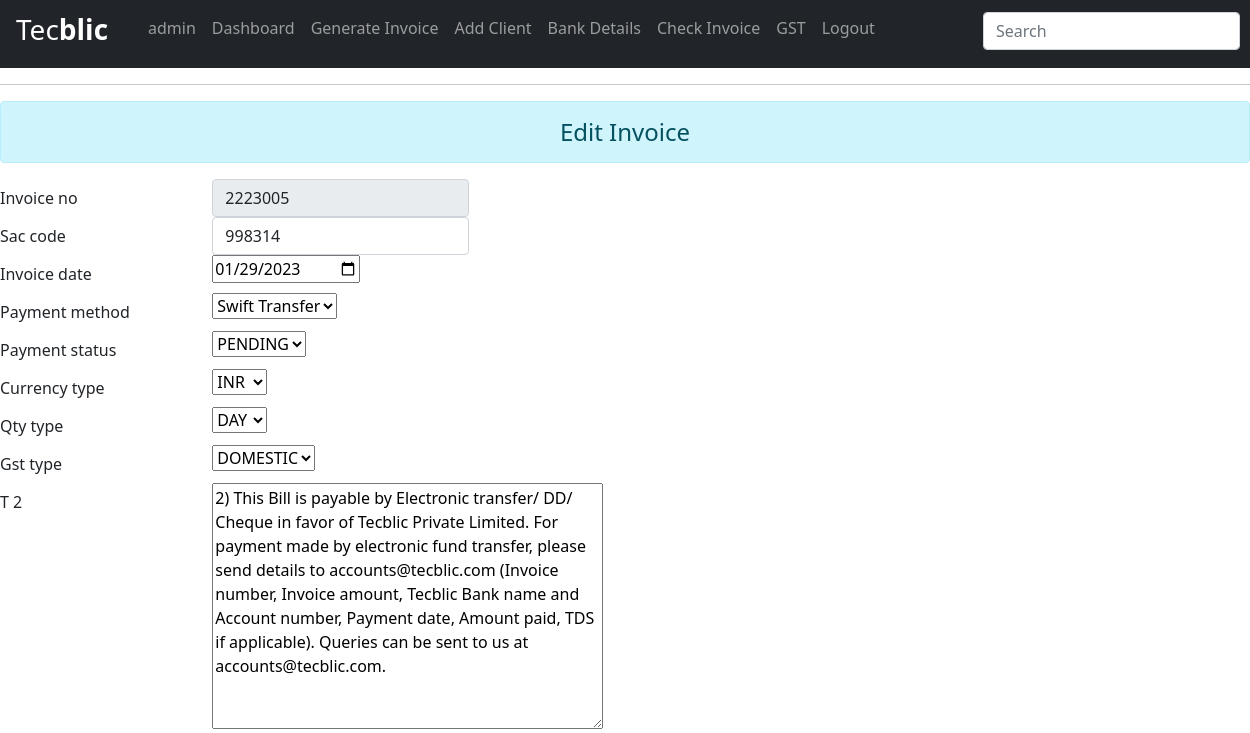
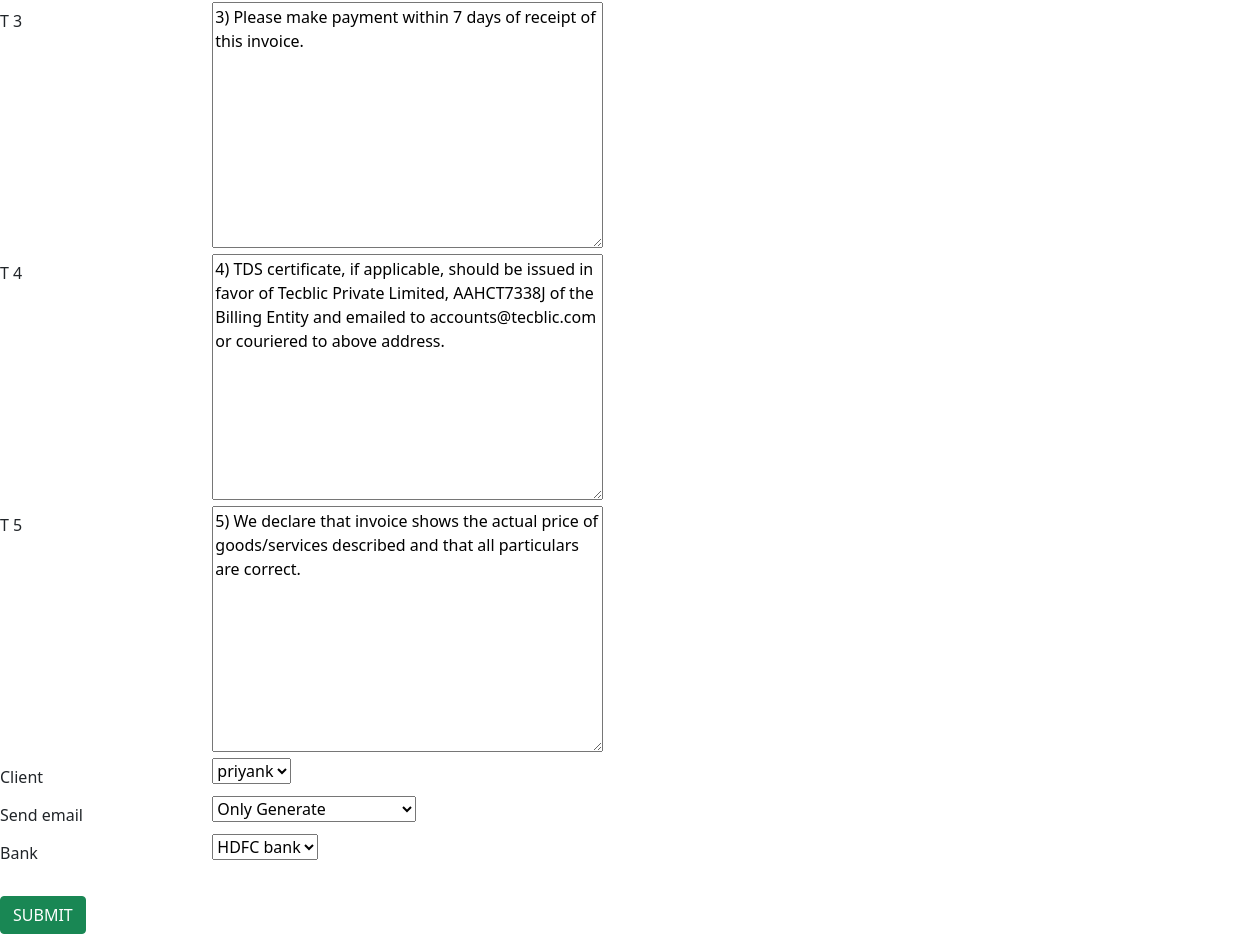
Before: /edit_invoice/2223005/ (signed in) with the older database file (2 pictures, top to bottom).
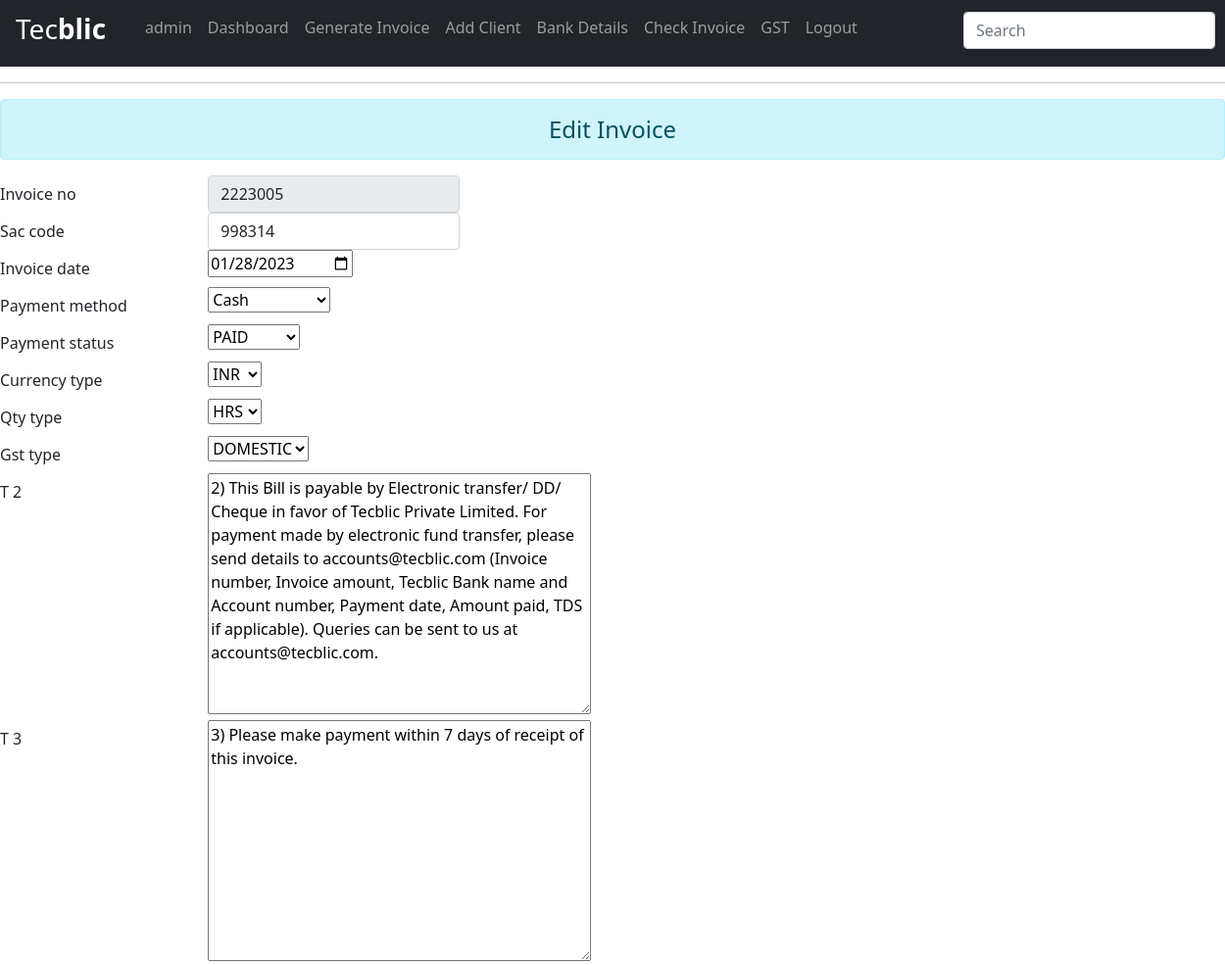
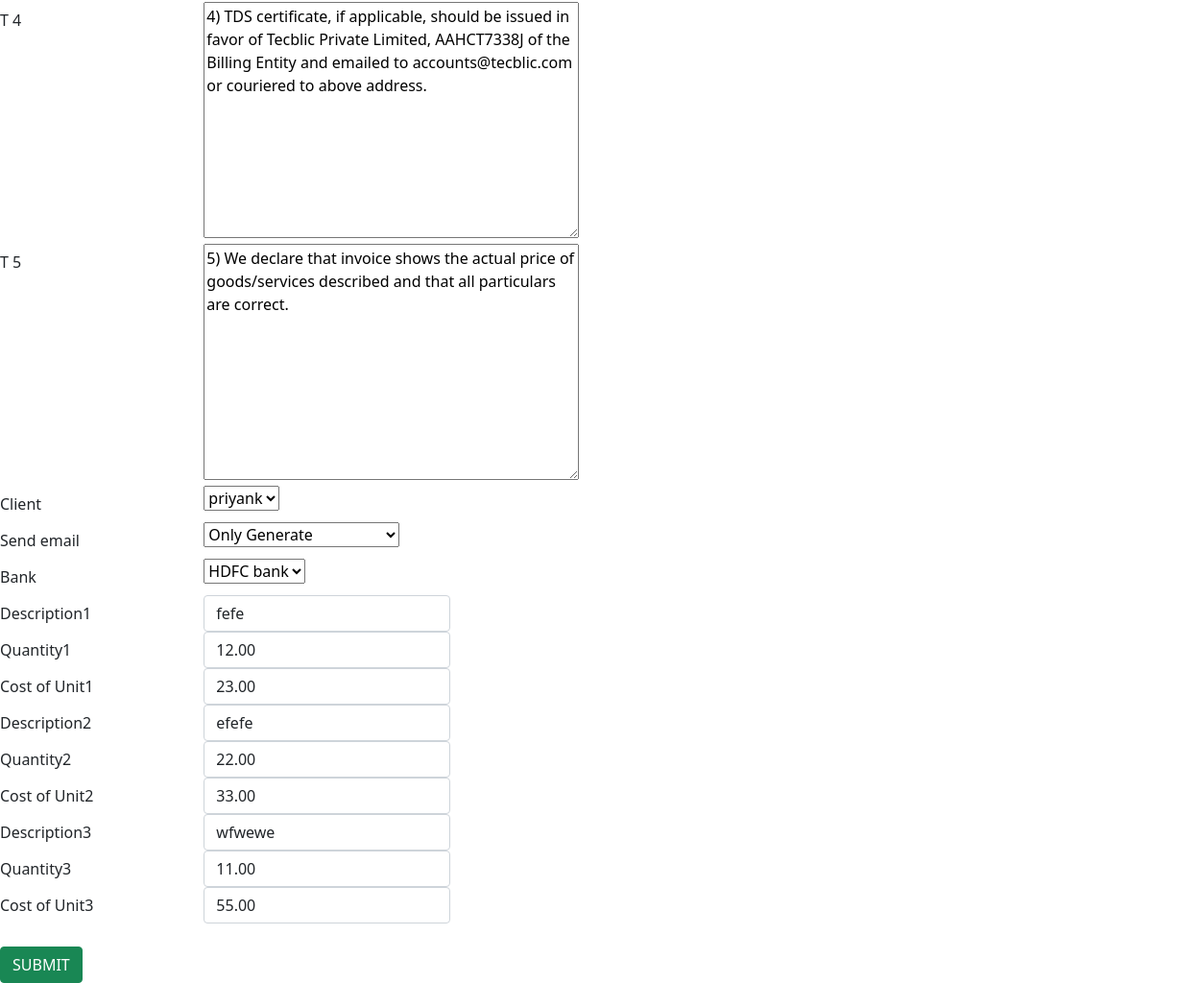
After: the same page with the newer database file (2 pictures, top to bottom).
### tecblicapp/models.py (models this page shows)
class Invoice(models.Model):
    Method = [
    ('----','----'),
    ('Cash', 'Cash'),
    ('Online', 'Online'),
    ('Cheque', 'Cheque'),
    ('Swift Transfer', 'Swift Transfer'),
    ]
    imp=[
        ('DOMESTIC','DOMESTIC'),
        ('EXPORT','EXPORT'),
        ('Inter State', 'Inter State'),
    ]
    Currency = [
    ('INR', 'INR'),
    ('USD', 'USD'),
    ('EUR', 'EUR'),
    ]
    STATUS = [
    ('PENDING', 'PENDING'),
    ('PAID', 'PAID'),
    ]
    emails=[
        ('only_generate','Only Generate'),
        ('generate_and_send','Generate And Send Mail')
    ]
    quantity_type = [
        ("No's", "No's"),
        ('HRS', 'HRS'),
        ('DAY', 'DAY'),
    ]
    invoice_no = models.IntegerField(primary_key=True, blank=True)
    sac_code = models.CharField(null=True, blank=True, max_length=6)
    invoice_date = models.DateField(null=True, blank=True)
    payment_method = models.CharField(choices=Method, default='Cash', max_length=100)
    payment_status = models.CharField(choices=STATUS, default='PAID', max_length=100)
    gross_amount=models.IntegerField(null=True,blank=True)
    cgst = models.CharField(max_length=20, null=True, blank=True,default=0)
    sgst = models.CharField(max_length=20, null=True, blank=True,default=0)
    igst = models.CharField(max_length=20, null=True, blank=True,default=0)
    currency_type=models.CharField(choices=Currency,max_length=5,default='INR')
    qty_type = models.CharField(choices=quantity_type, default='HRS', max_length=5)
    gst_type=models.CharField(choices=imp,default='DOMESTIC',max_length=20)
    t_2 = models.TextField(
        default="2) This Bill is payable by Electronic transfer/ DD/ Cheque in favor of Tecblic Private Limited. For payment made by electronic fund transfer, please send details to accounts@tecblic.com (Invoice number, Invoice amount, Tecblic Bank name and Account number, Payment date, Amount paid, TDS if applicable). Queries can be sent to us at accounts@tecblic.com.")
    t_3 = models.TextField(default="3) Please make payment within 7 days of receipt of this invoice.")
    t_4 = models.TextField(
        default="4) TDS certificate, if applicable, should be issued in favor of Tecblic Private Limited, AAHCT7338J of the Billing Entity and emailed to accounts@tecblic.com or couriered to above address.")
    t_5 = models.TextField(
        default="5) We declare that invoice shows the actual price of goods/services described and that all particulars are correct.")
    client = models.ForeignKey(clientDetail, blank=True, null=True, on_delete=models.SET_NULL)
    send_email=models.CharField(choices=emails,max_length=20,default='only_generate')
    bank = models.ForeignKey(BankDetails, blank=True, null=True, on_delete=models.SET_NULL)
    date_created = models.DateTimeField(auto_now_add=True,blank=True, null=True)
    last_updated = models.DateTimeField(auto_now=True,blank=True, null=True)

class InvoiceDesription(models.Model):
    description_id = models.AutoField(primary_key=True)
    description = models.CharField(max_length=100, null=True, blank=True)
    quantity = models.DecimalField(max_digits =9,null=True, blank=True, decimal_places=2)
    cost_per_unit = models.DecimalField(max_digits =9,null=True, blank=True, decimal_places=2)
    invoice = models.ForeignKey(Invoice, on_delete=models.CASCADE)

### tecblicapp/views.py (the view, shortened to what this page needs)
# urls.py: path('edit_invoice/<int:pk>/', views.edit_invoice, name="edit_invoice"),
@login_required(login_url='login')
def edit_invoice(request, pk):
    invoice = Invoice.objects.get(invoice_no=pk)
    invoice_det = InvoiceDesription.objects.filter(invoice=invoice)
    form = invoiceForm(instance=invoice)
    print("invoice_detail = >",invoice_det)
    context = {'form': form,'invoice_detail':invoice_det}
    return render(request, 'tecblicapp/invoice_edit_form.html', context)

### tecblicapp/forms.py
class invoiceForm(forms.ModelForm):
    class Meta:
        model=Invoice
        exclude=('cgst','sgst','igst','slug','uniqueId','gross_amount',)
        widgets={
            'invoice_no':forms.TextInput(attrs= {'class':'form-control','id':'invoiceid','placeholder':'Invoice No','readonly':True}),
            'invoice_date':forms.DateInput(attrs= {'class':'form-control','id':'dateid','placeholder':'Enter date','type': 'date', 'class': 'form_input','required':'required',}),
            'sac_code': forms.TextInput(attrs={'class': 'form-control', 'id': 'sacid', 'placeholder': 'SAC','value':'998314','required':'required',}),
            'payment_status':forms.Select(attrs = {'id':'payment_status','onchange':'changestatus()'})
        }

### tecblicapp/models.py (called while the page is built)
    def __str__(self):
        return self.clientName

    def __str__(self):
        return self.bank_name

### tecblicapp/templates/tecblicapp/invoice_edit_form.html (shortened to what this page needs)
<!DOCTYPE html>
<html lang="en">
<head>
     <link href="https://cdn.jsdelivr.net/npm/bootstrap@5.1.3/dist/css/bootstrap.min.css" rel="stylesheet">
</head>
<body>
{% include 'tecblicapp/navbar.html' %}
<hr>
<form action="" method="post">
    <h4 class="text-center alert alert-info">Edit Invoice</h4>
    {% for field in form %}
    <div class="form-group row">
        <label class="col-sm-2 col-form-label">{{field.label}}</label>
        <div class="col-auto">
            {{field}}
        </div>
    </div>
    {% endfor %}
    {% for i in invoice_detail %}
    <div class="form-group row">
        <label class="col-sm-2 col-form-label">Description{{forloop.counter}}</label>
        <div class="col-auto">
            <label><input type="text" class="form-control",id="desription{{forloop.counter}}" name = "description{{forloop.counter}}" value="{{i.description}}" placeholder="Description" required></label>
        </div>
    </div>
    <div class="form-group row">
        <label class="col-sm-2 col-form-label">Quantity{{forloop.counter}}</label>
        <div class="col-auto">
            <input type="number" value="{{i.quantity}}" name="quantity{{forloop.counter}}" class="form-control",id="quantity{{forloop.counter}}" placeholder="quantity" required>
        </div>
    </div>
    <div class="form-group row">
        <label class="col-sm-2 col-form-label">Cost of Unit{{forloop.counter}}</label>
        <div class="col-auto">
            <input type="number" name="cost{{forloop.counter}}" value="{{i.cost_per_unit}}" class="form-control",id="cost{{forloop.counter}}" placeholder="Cost Per Unit" required>
        </div>
    </div>
    {% endfor %}
    <br/>
    <input type="submit" value="SUBMIT" class="btn btn-success">
</form>
</body>
</html>

Changed rows visible on the page:
changed Invoice "INR": invoice_date "01/29/2023" → "01/28/2023"; payment_method "Swift Transfer" → "Cash"; payment_status "PENDING" → "PAID"; qty_type "DAY" → "HRS"
added InvoiceDesription: description1 "fefe", quantity1 "12.00", cost_per_unit "23.00"
added InvoiceDesription: description2 "efefe", quantity2 "22.00", cost_per_unit "33.00"
added InvoiceDesription: description3 "wfwewe", quantity3 "11.00", cost_per_unit "55.00"
